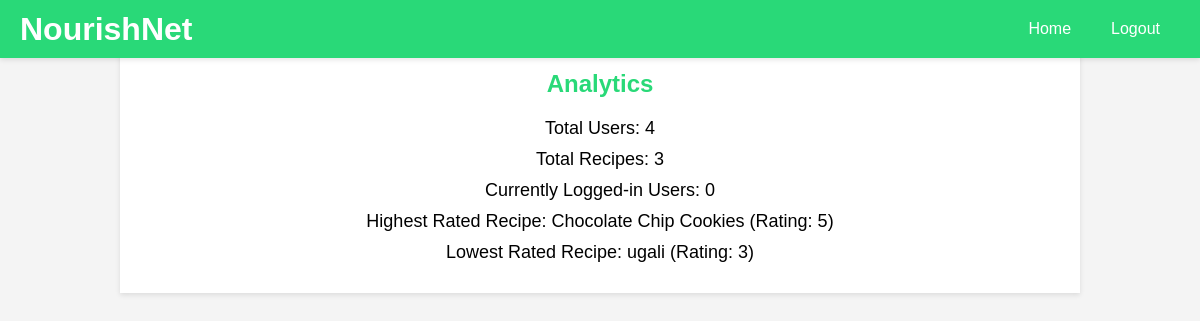
Page /analytics.php (signed in) on the earlier database version.
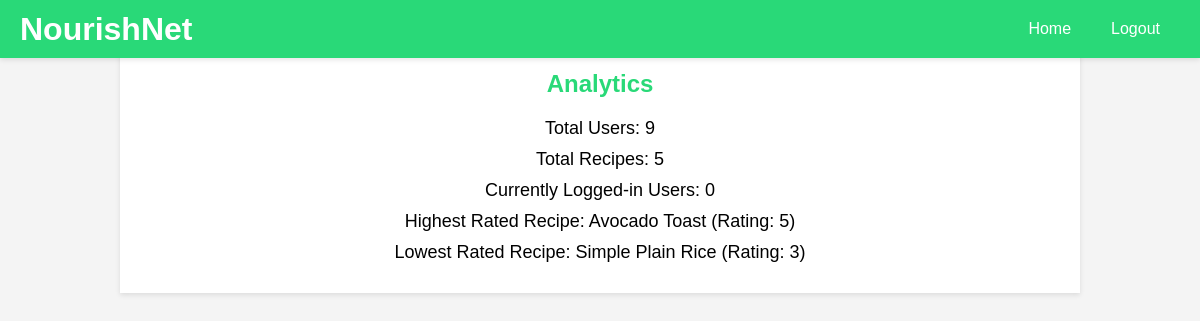
Same page on the later database version.
### tables this page shows
CREATE TABLE `recipe` (
  `recipe_id` int(11) NOT NULL,
  `user_id` int(11) DEFAULT NULL,
  `recipe` varchar(255) NOT NULL,
  `recipe_description` text DEFAULT NULL,
  `recipe_ingredients` text DEFAULT NULL,
  `recipe_instructions` text DEFAULT NULL,
  `recipe_image` varchar(255) DEFAULT NULL,
  `recipe_tag` varchar(255) NOT NULL,
  `recipe_nutrition` varchar(500) NOT NULL,
  `recipe_suitability` varchar(500) NOT NULL,
  `date_created` datetime NOT NULL DEFAULT current_timestamp(),
  `date_modified` datetime NOT NULL DEFAULT current_timestamp() ON UPDATE current_timestamp()
);

### analytics.php (the view, shortened to what this page needs)
<?php
include 'db_connect.php';
$conn = new mysqli($servername, $username, $password, $dbname);
$totalUsersQuery = "SELECT COUNT(*) as total_users FROM users";
$totalUsersResult = $conn->query($totalUsersQuery);
$totalUsersRow = $totalUsersResult->fetch_assoc();
$totalUsers = $totalUsersRow['total_users'];
$totalRecipesQuery = "SELECT COUNT(*) as total_recipes FROM recipe";
$totalRecipesResult = $conn->query($totalRecipesQuery);
$totalRecipesRow = $totalRecipesResult->fetch_assoc();
$totalRecipes = $totalRecipesRow['total_recipes'];
$loggedInUsers = 0;
$highestRatedRecipeQuery = "
    SELECT r.recipe_id, r.recipe, AVG(rt.rating) as avg_rating
    FROM recipe r
    JOIN rating rt ON r.recipe_id = rt.recipe_id
    GROUP BY r.recipe_id
    ORDER BY avg_rating DESC
    LIMIT 1";
$highestRatedRecipeResult = $conn->query($highestRatedRecipeQuery);
$highestRatedRecipe = $highestRatedRecipeResult->fetch_assoc();
$lowestRatedRecipeQuery = "
    SELECT r.recipe_id, r.recipe, AVG(rt.rating) as avg_rating
    FROM recipe r
    JOIN rating rt ON r.recipe_id = rt.recipe_id
    GROUP BY r.recipe_id
    ORDER BY avg_rating ASC
    LIMIT 1";
$lowestRatedRecipeResult = $conn->query($lowestRatedRecipeQuery);
$lowestRatedRecipe = $lowestRatedRecipeResult->fetch_assoc();
?>
<!DOCTYPE html>
<html lang="en">
<head>
</head>
<body>
<div class="taskbar">
        <div class="taskbar-left">
        <h1>NourishNet</h1>
        </div>
        <div class="taskbar-right">
        <button onclick="location.href='admin.php'">Home</button>
        <button onclick="location.href='logout.php'">Logout</button>
        </div>
    </div>
    <div class="container">
        <h2>Analytics</h2>
        <div class="stats">
            <div>Total Users: <?php echo $totalUsers; ?></div>
            <div>Total Recipes: <?php echo $totalRecipes; ?></div>
            <div>Currently Logged-in Users: <?php echo $loggedInUsers; ?></div>
            <div>Highest Rated Recipe: <?php echo $highestRatedRecipe['recipe']; ?> (Rating: <?php echo round($highestRatedRecipe['avg_rating'], 2); ?>)</div>
            <div>Lowest Rated Recipe: <?php echo $lowestRatedRecipe['recipe']; ?> (Rating: <?php echo round($lowestRatedRecipe['avg_rating'], 2); ?>)</div>
        </div>
    </div>
</body>
</html>

Differences in the rows shown:
no longer on this page (row edited): recipe: recipe "Chocolate Chip Cookies"
no longer on this page (row edited): recipe: recipe "ugali"
added recipe: recipe "Avocado Toast"
now on this page (row edited): recipe: recipe "Simple Plain Rice"
Other differences:
$totalUsers: "4" → "9"
$totalRecipes: "3" → "5"
